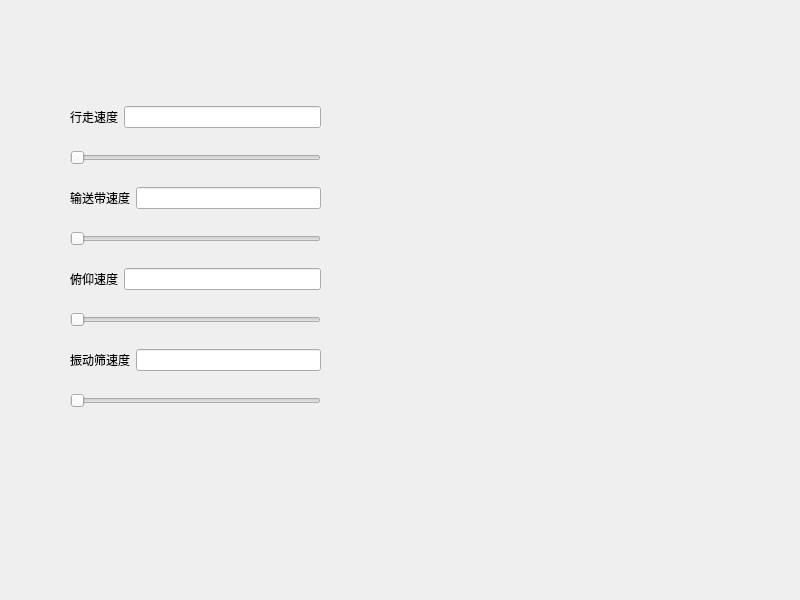
<?xml version="1.0" encoding="UTF-8"?>
<ui version="4.0">
 <class>Widget</class>
 <widget class="QWidget" name="Widget">
  <property name="geometry">
   <rect>
    <x>0</x>
    <y>0</y>
    <width>800</width>
    <height>600</height>
   </rect>
  </property>
  <property name="windowTitle">
   <string>Widget</string>
  </property>
  <widget class="QWidget" name="">
   <property name="geometry">
    <rect>
     <x>70</x>
     <y>90</y>
     <width>251</width>
     <height>341</height>
    </rect>
   </property>
   <layout class="QVBoxLayout" name="verticalLayout">
    <item>
     <layout class="QHBoxLayout" name="horizontalLayout_3">
      <item>
       <widget class="QLabel" name="label">
        <property name="text">
         <string>行走速度</string>
        </property>
       </widget>
      </item>
      <item>
       <widget class="QLineEdit" name="lineEdit">
        <property name="layoutDirection">
         <enum>Qt::LeftToRight</enum>
        </property>
       </widget>
      </item>
     </layout>
    </item>
    <item>
     <widget class="QSlider" name="horizontalSlider">
      <property name="orientation">
       <enum>Qt::Horizontal</enum>
      </property>
     </widget>
    </item>
    <item>
     <layout class="QHBoxLayout" name="horizontalLayout_4">
      <item>
       <widget class="QLabel" name="label_4">
        <property name="text">
         <string>输送带速度</string>
        </property>
       </widget>
      </item>
      <item>
       <widget class="QLineEdit" name="lineEdit_3">
        <property name="layoutDirection">
         <enum>Qt::LeftToRight</enum>
        </property>
       </widget>
      </item>
     </layout>
    </item>
    <item>
     <widget class="QSlider" name="horizontalSlider_3">
      <property name="orientation">
       <enum>Qt::Horizontal</enum>
      </property>
     </widget>
    </item>
    <item>
     <layout class="QHBoxLayout" name="horizontalLayout_5">
      <item>
       <widget class="QLabel" name="label_5">
        <property name="text">
         <string>俯仰速度</string>
        </property>
       </widget>
      </item>
      <item>
       <widget class="QLineEdit" name="lineEdit_4">
        <property name="layoutDirection">
         <enum>Qt::LeftToRight</enum>
        </property>
       </widget>
      </item>
     </layout>
    </item>
    <item>
     <widget class="QSlider" name="horizontalSlider_4">
      <property name="orientation">
       <enum>Qt::Horizontal</enum>
      </property>
     </widget>
    </item>
    <item>
     <layout class="QHBoxLayout" name="horizontalLayout_6">
      <item>
       <widget class="QLabel" name="label_6">
        <property name="text">
         <string>振动筛速度</string>
        </property>
       </widget>
      </item>
      <item>
       <widget class="QLineEdit" name="lineEdit_5">
        <property name="layoutDirection">
         <enum>Qt::LeftToRight</enum>
        </property>
       </widget>
      </item>
     </layout>
    </item>
    <item>
     <widget class="QSlider" name="horizontalSlider_5">
      <property name="orientation">
       <enum>Qt::Horizontal</enum>
      </property>
     </widget>
    </item>
   </layout>
  </widget>
 </widget>
 <resources/>
 <connections/>
</ui>
